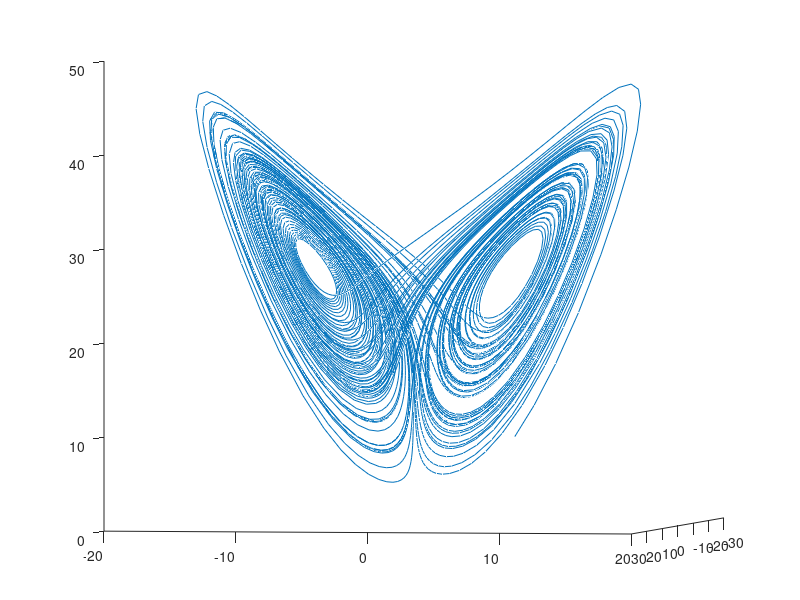

Write the MATLAB code that produced this figure.
% Forma diferente de gráficar el problema de lorenz (EDO) 
%
% Adapted de : https://la.mathworks.com/help/optim/ug/fit-differential-equation-ode.html
% Francisca Zura 
%
% parametros para un sistema sensible
sigma = 10;
beta = 8/3;
rho = 28;
%
f = @(t,a) [-sigma*a(1) + sigma*a(2); rho*a(1) - a(2) - a(1)*a(3); -beta*a(3) + a(1)*a(2)];
xt0 = [10,20,10];
[tspan,a] = ode45(f,[0 100],xt0);    
figure
plot3(a(:,1),a(:,2),a(:,3))
view([-10.0 -2.0])
%
